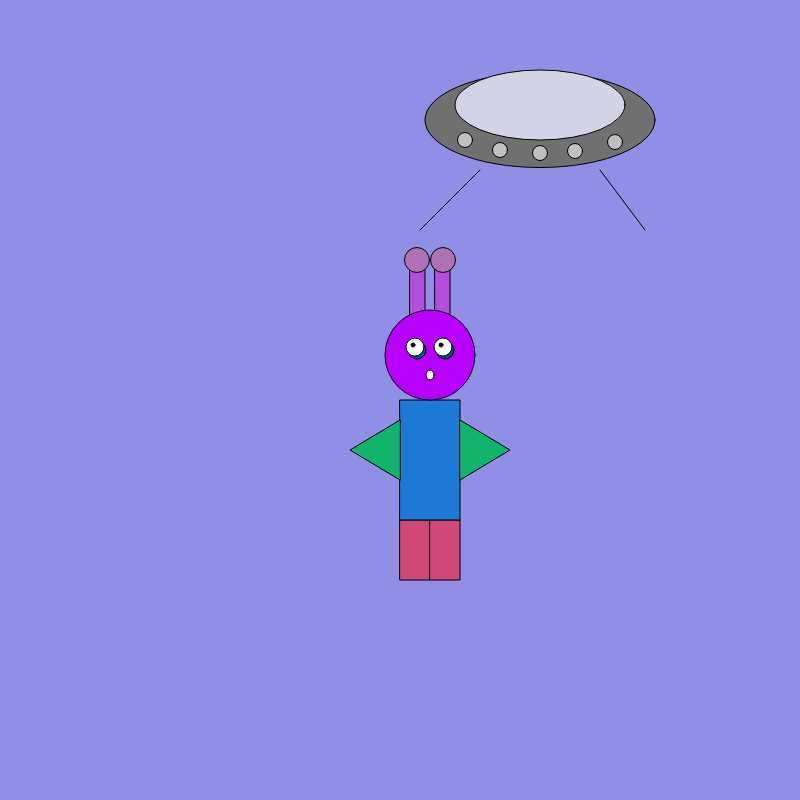
Frame 1 (no input)
Frame 60 (no input): identical to frame 1, image omitted
Frame 120 (the mouse pressed at the canvas centre since frame 60): identical to frame 1, image omitted

The p5.js sketch that drew this single still picture (run headless with seeded random() and noise() and a simulated clock; from frame 60 on, the mouse is pressed at the canvas centre):

// p5.js sketch
// ── sketch.js
function setup() {
    createCanvas(800,800);

}
function draw() {

colorMode(RGB, 255,255,255,100);
background(145, 142, 230);

//NEW FIGURE
stroke(1);
//Alien legs
fill(207,72,119);
rect(400,520,30,60);
rect(430,520,30,60);

//Alien body
fill(28,121,214);
rect(400,400,60,120);

//Alien anteni
fill(180,79,219);
rect(410,267,15,50);
rect(435,267,15,50);
fill(173,114,181);
circle(417,260,25);
circle(443,260,25);

//Alien head
fill(183,0,255);
circle(430,355,90);

//Alien facial features
//Alien eye bags
fill(1,84,117);
circle(417,350,18);
circle(445,350,18);

//Alien eyes (main)
fill(255);
circle(415,347,18);
circle(443,347,18);

//Alien circles within the eyes
fill(0);
circle(413,345,4);
circle(441,345,4);

//Alien mouth
fill(255)
ellipse(430,375,8,10);

//Alien arms
//Left arm
fill(18,179,106);
triangle(400,480,350,450,400,420)
//Right arm
triangle(460,480,510,450,460,420)

//Main part
fill(112,110);
ellipse(540,120,230,95);
fill(211,211,230);
ellipse(540,105,170,70);

//Spaceship windows
fill(192,192,192);
circle(465,140,15);
circle(500,150,15);
circle(540,153,15);
circle(575,151,15);
circle(615,142,15);

//Spaceship rays
line(480,170,420,230);
line(600,170,645,230);

}
